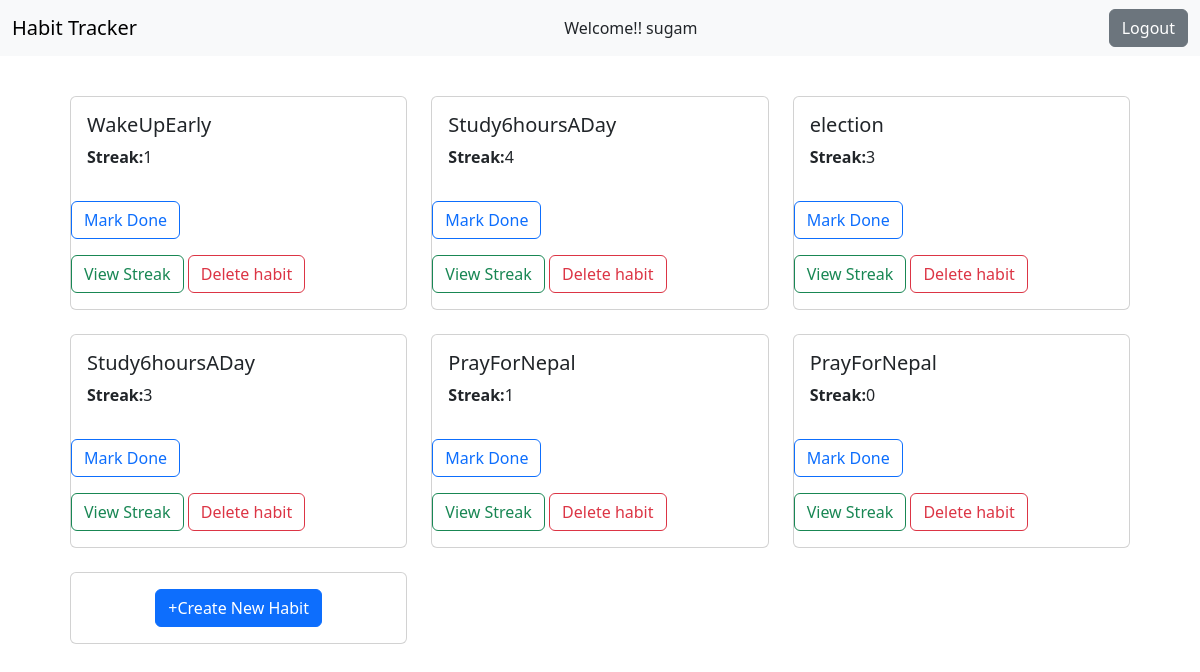
The app's page / (signed in), older data.
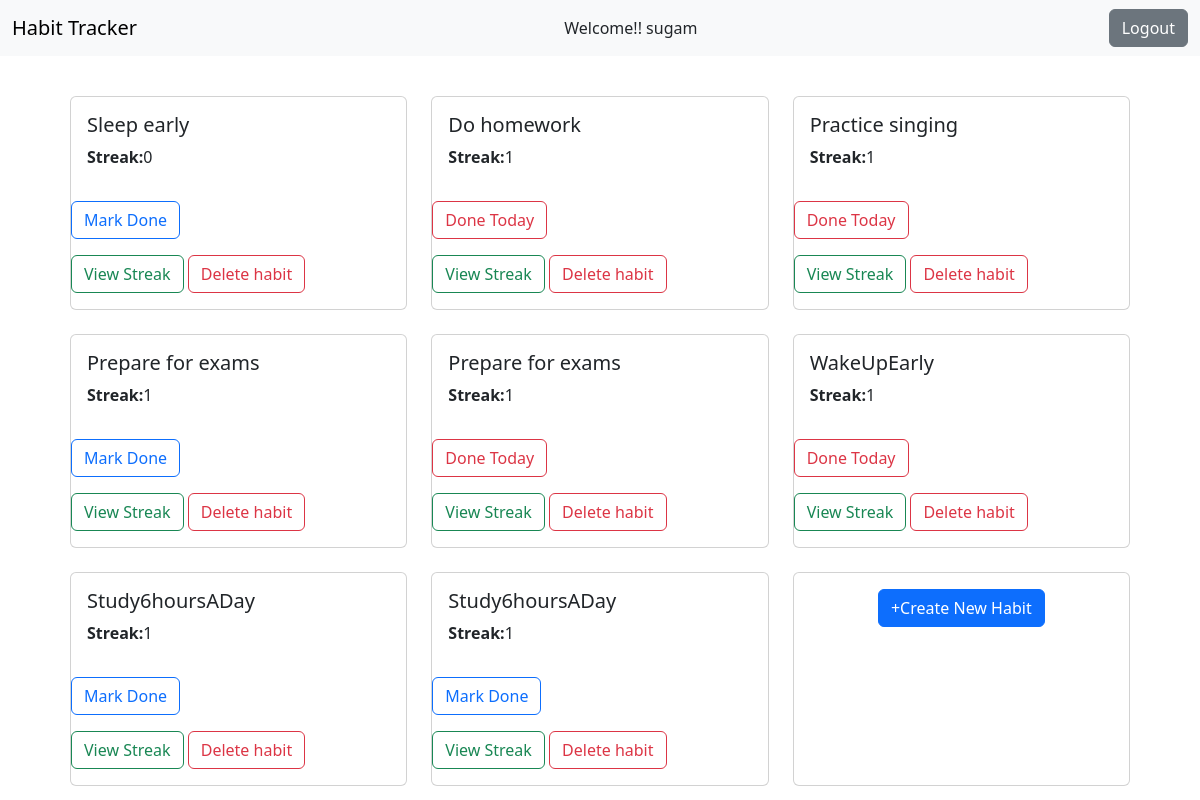
The same page, newer data.
### habit_tracker/models.py (models this page shows, shortened)
class Habit(models.Model):
    user = models.ForeignKey(User,on_delete=models.CASCADE)
    name = models.CharField(max_length=255)
    streak = models.PositiveBigIntegerField(default=0)
    last_marked_date = models.DateField(null=True,blank=True)
    created_at = models.DateTimeField(auto_now_add=True,null=True,blank=True)

### habit_tracker/views.py (the view)
# urls.py: path("",views.HabitListView.as_view(),name="habit-list"),
class HabitListView(LoginRequiredMixin,ListView):
    model = Habit
    template_name = "habit_list.html"
    context_object_name = "habits"
    def get_queryset(self):
        return Habit.objects.filter(user=self.request.user).order_by("-created_at")
    def get_context_data(self, **kwargs):
        context = super().get_context_data(**kwargs)
        context['today'] = timezone.now().date()
        return context

### templates/habit_list.html (shortened to what this page needs)
{% extends "base.html" %}
{% block content %}
<div class="row row-cols-1 row-cols-md-3 g-4 m-3">
  {% for habit in habits %}
  <div class="col">
    <div class="card h-100 ">
      <div class="card-body">
        <h5 class="card-title">{{ habit.name }}</h5>
        <p class="card-text"><strong>Streak:</strong>{{ habit.streak }}</p>
      </div>
      <p>
        {% if habit.last_marked_date == today %}
        <button type="submit" class="btn btn-outline-danger">Done Today</button>
        {% else %}
        <form action="{% url 'mark-done' habit.pk %}" method="post">
          <button type="submit" class="btn btn-outline-primary">Mark Done</button>
        </form>
        {% endif %}
      </p>
      <p>
        <a href="{% url 'view-streak' habit.pk %}" class="btn btn-outline-success">View Streak</a>
        <a href="{% url 'delete-habit' habit.pk %}" class="btn btn-outline-danger">Delete habit</a>
      </p>
    </div>
  </div>
  {% endfor %}
  <div class="col">
    <div class="card h-100">
      <div class="card-body mx-auto">
        <a href="{% url 'create-habit' %}" class="btn btn-primary">+Create New Habit</a>
      </div>
    </div>
  </div>
</div>
{% endblock content %}

### templates/base.html (shortened to what this page needs)
<!doctype html>
<html lang="en">
<head>
  <link href="https://cdn.jsdelivr.net/npm/bootstrap@5.3.8/dist/css/bootstrap.min.css" rel="stylesheet"
>
</head>
<body>
  <nav class="navbar bg-body-tertiary">
    <div class="container-fluid">
      <a class="navbar-brand" href="/">Habit Tracker</a>
      {% if user.is_authenticated %}
      Welcome!! {{ user.username }}
      <form action="{% url 'logout' %}" method="post">
        <button type="submit" class="btn btn-secondary">Logout</button>
      </form>
      {% endif %}
    </div>
  </nav>
  <div class="container">
    {% block content %}
    {% endblock content %}
  </div>
</body>
</html>

Row changes from the older to the newer data that the page shows:
removed Habit: name "election", streak "3", last_marked_date "Mark Done"
removed Habit: name "PrayForNepal", streak "1", last_marked_date "Mark Done"
removed Habit: name "PrayForNepal", streak "0", shows "Mark Done"
added Habit: name "Sleep early", streak "0", shows "Mark Done"
added Habit: name "Do homework", streak "1", last_marked_date "Done Today"
added Habit: name "Practice singing", streak "1", last_marked_date "Done Today"
added Habit: name "Prepare for exams", streak "1", last_marked_date "Mark Done"
added Habit: name "Prepare for exams", streak "1", last_marked_date "Done Today"
changed Habit "WakeUpEarly": last_marked_date "Mark Done" → "Done Today"
changed Habit (number 7 of 8 on the later page): streak "4" → "1"
changed Habit (number 8 of 8 on the later page): streak "3" → "1"
